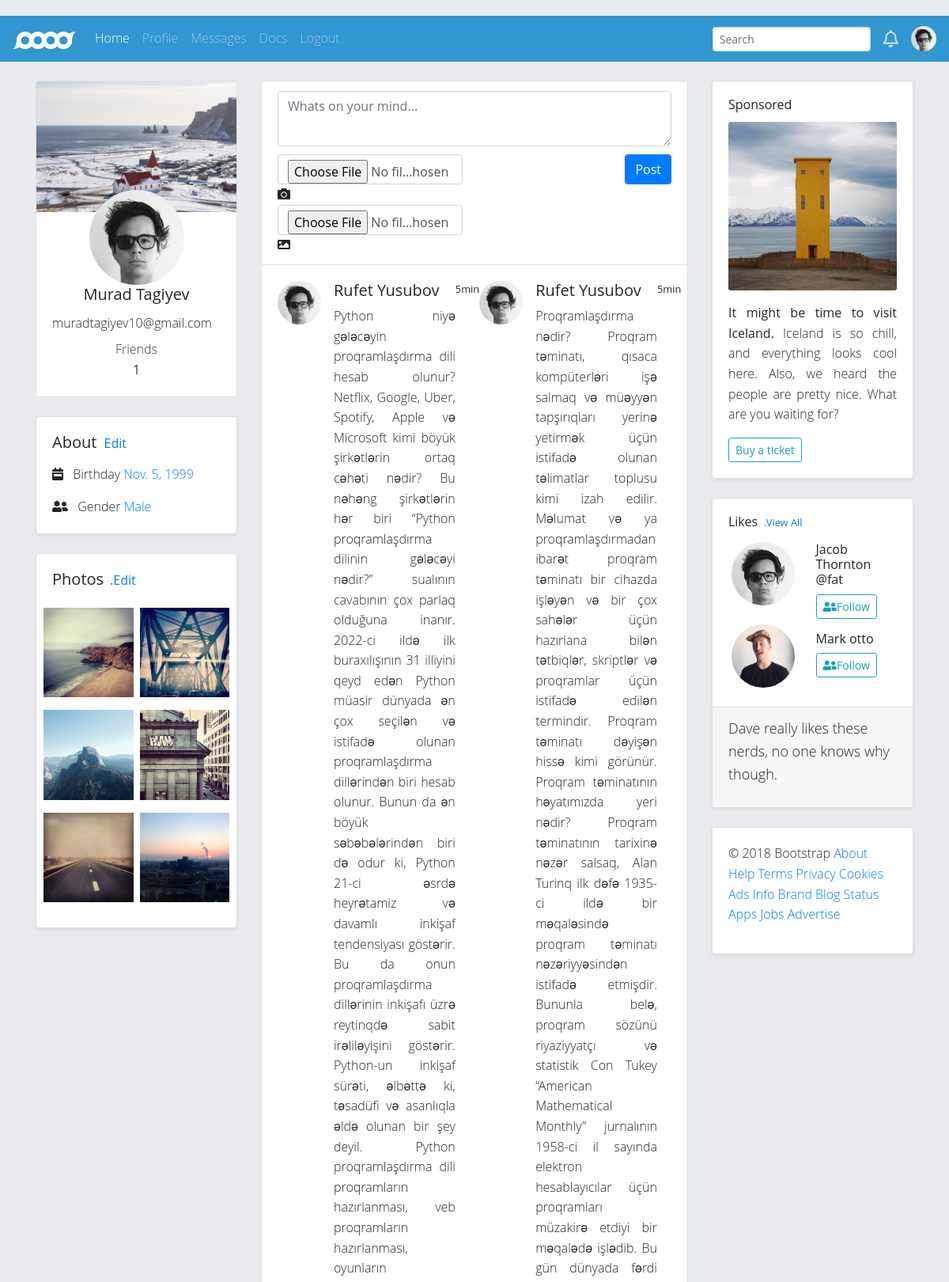
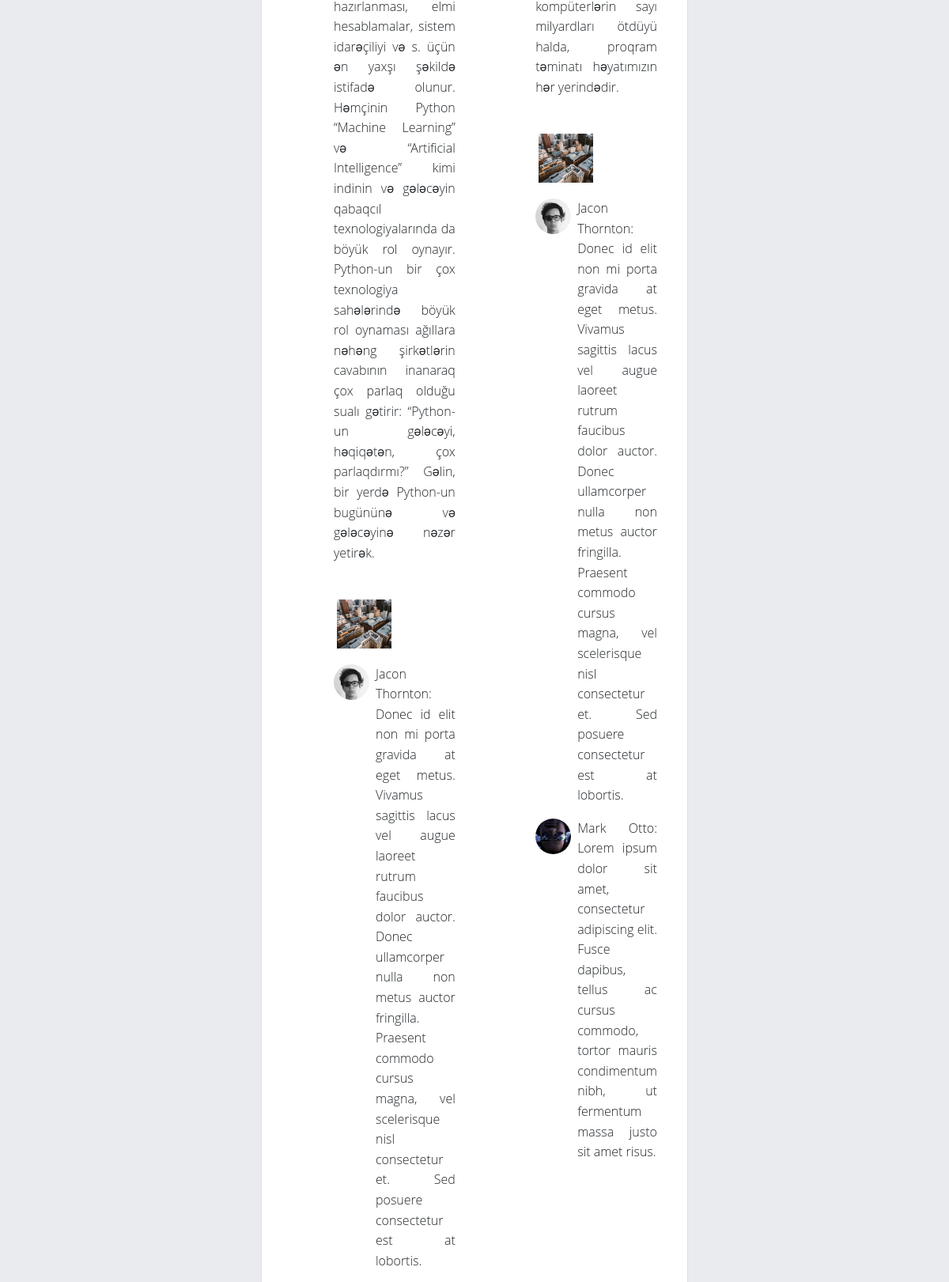
/devops/home/ (signed in, upper part), run on the app's committed database (2 pictures, top to bottom).
### account/models.py (models this page shows)
class AccountModel(AbstractUser):
    username = None
    email = models.EmailField(unique=True)
    avatar = models.ImageField(upload_to='avatars/',blank=True,null=True)
    birthday = models.DateField(blank=True,null=True)
    work_at = models.CharField(max_length=100,blank=True,null=True)
    live_in = models.CharField(max_length=100, blank=True,null=True)
    Gender_Choices = (
        ('Female' , 'Female'),
        ('Male','Male')
    )
    gender = models.CharField(max_length=20,blank=True,null=True,choices=Gender_Choices)
    friends = models.ManyToManyField("self",blank=True,null=True,related_name="user_friends")
    USERNAME_FIELD = 'email'
    REQUIRED_FIELDS = []
    class Meta:
        verbose_name = "Account"
        ordering = ["-id"]
    objects = UserManager()

### socialApp/models.py (models this page shows, shortened)
class PostModel(models.Model):
    user = models.ForeignKey(AccountModel,on_delete=models.CASCADE,related_name="user_posts")
    text = models.TextField(blank=True,null=True)
    image = models.ImageField(upload_to='posters/',blank=True,null=True)
    video = models.FileField(upload_to='videos/',blank=True,null=True)
    class Meta:
        verbose_name = "Post"

### socialApp/views.py (the view, shortened to what this page needs)
# urls.py: path('home/',views.HomeView.as_view(), name="home")
class HomeView(View):
    def get(self,request,*args,**kwargs):
        if request.user.is_authenticated:
            friends = request.user.friends.all()
            posts = PostModel.objects.filter(
                user__in = friends
            )
            context = {
                "posts" : posts,
                "friends": friends,
            }
        if request.user.is_authenticated:
            user_comments = CommentModel.objects.filter(
                user = request.user,
            )
            context["user_comments"] = user_comments
        return render(request,"home.html",context)

### templates/home.html (shortened to what this page needs)
{% extends 'base.html' %}
{% load static %}
{% block header %}
    <nav class="navbar navbar-expand-md navbar-dark mb-4" style="background-color:#3097D1">
        <a href="{% url 'home' %}" class="navbar-brand"><img src="{% static 'img/brand-white.png' %}" alt="logo" class="img-fluid" width="80px" height="100px"></a>
        <div class="collapse navbar-collapse" id="responsive">
            <ul class="navbar-nav mr-auto text-capitalize">
                <li class="nav-item"><a href="{% url 'home' %}" class="nav-link active">home</a></li>
                <li class="nav-item"><a href="profile.html" class="nav-link">profile</a></li>
                <li class="nav-item"><a href="#modalview" class="nav-link" data-toggle="modal">messages</a></li>
                <li class="nav-item"><a href="notification.html" class="nav-link">docs</a></li>
                <li class="nav-item"><a href="{% url 'logout' %}" class="nav-link">logout</a></li>
            </ul>
            <form action="" class="form-inline ml-auto d-none d-md-block">
                <input type="text" name="search" id="search" placeholder="Search" class="form-control form-control-sm">
            </form>
            <a href="notification.html" class="text-decoration-none" style="color:#CBE4F2;font-size:22px;"><i class="far fa-bell ml-3 d-none d-md-block"></i></a>
            <img src="{% static 'img/avatar-dhg.png' %}" alt="" class="rounded-circle ml-3 d-none d-md-block" width="32px" height="32px">
        </div>
    </nav>
{% endblock %}
{% block content %}
    <div class="container">
        <div class="row">
            <div class="col-12 col-lg-3">
                <div class="left-column">
                    <div class="card card-left1 mb-4" >
                        <img src="{% static 'img/photo-1455448972184-de647495d428.jpg' %}" alt="" class="card-img-top img-fluid">
                        <div class="card-body text-center ">
                            <img src="{% static 'img/avatar-dhg.png' %}" alt="img" width="120px" height="120px" class="rounded-circle mt-n5">
                            <h5 class="card-title">{{ request.user.first_name }} {{ request.user.last_name }}</h5>
                            <p class="card-text text-justify mb-2">{{ request.user.email }}</p>
                            <ul class="list-unstyled nav justify-content-center">
                               <a href="#" class="text-dark text-decoration-none"> <li class="nav-item">Friends <br> <strong>{{ friends | length }}</strong></li></a>
                            </ul>
                        </div>
                    </div>
                    <div class="card shadow-sm card-left2 mb-4">
                        <div class="card-body">
                                <h5 class="mb-3 card-title">About <small><a href="#" class="ml-1">Edit</a></small></h5>
                                <p class="card-text"> <i class="fas fa-calendar-week mr-2"></i> Birthday <a href="#" class="text-decoration-none">{{ request.user.birthday }}</a></p>
                                <p class="card-text"> <i class="fas fa-user-friends mr-2"></i> Gender <a href="#" class="text-decoration-none">{{ request.user.gender }}</a></p>
                        </div>
                    </div>
                    <div class="card shadow-sm card-left3 mb-4">
                        <div class="card-body">
                            <h5 class="card-title">Photos<small class="ml-2"><a href="#">.Edit </a></small></h5>
                            <div class="row">
                                <div class="col-6 p-1">
                                    <a href="{% static 'img/left1.jpg' %}" data-lightbox="id" ><img src="{% static 'img/left1.jpg' %}" alt="img" class="img-fluid my-2"></a>
                                    <a href="{% static 'img/left2.jpg' %}"data-lightbox="id"><img src="{% static 'img/left2.jpg' %}" alt="img" class="img-fluid my-2"></a>
                                    <a href="{% static 'img/left3.jpg' %}"data-lightbox="id"><img src="{% static 'img/left3.jpg' %}" alt="img" class="img-fluid my-2"></a>
                                </div>
                                <div class="col-6 p-1">
                                        <a href="{% static 'img/left4.jpg' %}"data-lightbox="id"><img src="{% static 'img/left4.jpg' %}" alt="img" class="img-fluid my-2"></a>
                                        <a href="{% static 'img/left5.jpg' %}"data-lightbox="id"><img src="{% static 'img/left5.jpg' %}" alt="img" class="img-fluid my-2"></a>
                                        <a href="{% static 'img/left6.jpg' %}"data-lightbox="id"><img src="{% static 'img/left6.jpg' %}" alt="img" class="img-fluid my-2"></a>
                                    </div>
                            </div>
                        </div>
                        </div>
                </div>
            </div>
            <div class="col-12 col-lg-6" >
                <div class="middle-column">
                    <div class="card" >
                        <div class="card-header bg-transparent">
                            <form role="form" class="post-to-timeline" method="POST">
                                <textarea name="text" class="form-control" style="height: 70px;margin-bottom:10px;" placeholder="Whats on your mind..."></textarea>
                                <div class="row">
                                <div class="col-sm-6">
                                    <input type="file" name="video" class="form-control" class="file-input"><i class="fa fa-camera"></i>
                                    <input type="file" name="image" class="form-control" class="file-input"><i class="fa fa-image"></i>
                                </div>
                                <div class="col-sm-6 text-right"><button type="submit" class="btn btn-primary">Post</button></div>
                                </div>
                            </form>
                        </div>
   <div class="card-body">
    <div class="media">
        {% for post in posts %}
        <img src="{% static 'img/avatar-dhg.png' %}" alt="img" width="55px" height="55px" class="rounded-circle mr-3">
        <div class="media-body">
            <h5>{{ post.user.first_name }} {{ post.user.last_name }}</h5>
            <p class="card-text text-justify">{{ post.text }}</p>
            <div class="row no-gutters mb-3">
                <div class="col-6 p-1 text-center">
                    <img src="img/aerial-view-architectural-design-buildings-2228123.jpg" alt="" class="img-fluid">
                </div>
            </div>
            <div class="media mb-3">
                    <img src="img/avatar-dhg.png" alt="img" width="45px" height="45px" class="rounded-circle mr-2">
                    <div class="media-body">
                            <p class="card-text text-justify">Jacon Thornton: Donec id elit non mi porta gravida at eget metus. Vivamus sagittis lacus vel augue laoreet rutrum faucibus dolor auctor. Donec ullamcorper nulla non metus auctor fringilla. Praesent commodo cursus magna, vel scelerisque nisl consectetur et. Sed posuere consectetur est at lobortis.</p>
                    </div>
            </div>
            <div class="media">
                    <img src="img/avatar-mdo.png" alt="img" width="45px" height="45px" class="rounded-circle mr-2">
                    <div class="media-body">
                            <p class="card-text text-justify">Mark Otto: Lorem ipsum dolor sit amet, consectetur adipiscing elit. Fusce dapibus, tellus ac cursus commodo, tortor mauris condimentum nibh, ut fermentum massa justo sit amet risus.</p>
                    </div>
            </div>
        </div>
        <small>5min</small>
    {% endfor %}
    </div>
   </div>
 </div>
 </div>
  </div>
  <br> <br> <br><br> <br> <br>
<div class="col-12 col-lg-3">
    <div class="right-column">
        <div class="card shadow-sm mb-4" >
            <div class="card-body">
                <h6 class="card-title">Sponsored</h6>
                <img src="img/right1.jpg" alt="card-img" class="card-img mb-3">
                <p class="card-text text-justify"> <span class="h6">It might be time to visit Iceland.</span> Iceland is so chill, and everything looks cool here. Also, we heard the people are pretty nice.  What are you waiting for?</p>
                <a href="#" class="btn btn-outline-info card-link btn-sm">Buy a ticket</a>
            </div>
        </div>
        <div class="card shadow-sm mb-4">
            <div class="card-body">
                    <h6 class="card-title ">Likes <a href="#" class="ml-1"><small>.View All</small> </a> </h6>
                    <div class="row no-gutters d-none d-lg-flex">
                        <div class="col-6 p-1">
                                <img src="img/avatar-dhg.png" alt="img" width="80px" height="80px" class="rounded-circle mb-4">
                                <img src="img/avatar-fat.jpg" alt="img" width="80px" height="80px" class="rounded-circle">
                        </div>
                        <div class="col-6 p-1 text-left">
                            <h6>Jacob Thornton @fat</h6>
                            <a href="#" class="btn btn-outline-info btn-sm mb-3"><i class="fas fa-user-friends"></i>Follow </a>
                            <h6>Mark otto</h6>
                            <a href="#" class="btn btn-outline-info  btn-sm"><i class="fas fa-user-friends"></i>Follow </a>
                        </div>
                    </div>
            </div>
            <div class="card-footer">
                <p class="lead" style="font-size:18px;">Dave really likes these nerds, no one knows why though.</p>
            </div>
        </div>
        <div class="card shadow-sm">
            <div class="card-body">
                <p>&copy; 2018 Bootstrap
                        <a href="#">About</a>
                        <a href="#">Help</a>
                        <a href="#">Terms</a>
                        <a href="#">Privacy</a>
                        <a href="#">Cookies</a>
                        <a href="#">Ads </a>
                        <a href="#">Info</a>
                        <a href="#">Brand</a>
                        <a href="#">Blog</a>
                        <a href="#">Status</a>
                        <a href="#">Apps</a>
                        <a href="#">Jobs</a>
                        <a href="#">Advertise</a>
                </p>
            </div>
        </div>
    </div>
            </div>
</div>
</body>
{% endblock %}

### templates/base.html (shortened to what this page needs)
<!DOCTYPE html>
<html lang="en">
    <head>
    {% load static %}
    <link rel="stylesheet" href="https://cdnjs.cloudflare.com/ajax/libs/twitter-bootstrap/4.3.1/css/bootstrap.min.css">
    <link rel="stylesheet" href="https://use.fontawesome.com/releases/v5.7.2/css/all.css">
    <link rel="stylesheet" href="{% static 'css/styles.css' %}">
    <link rel="stylesheet" href="{% static 'css/lightbox.min.css' %}">
    </head>
  <body>
    {% block header %} {% endblock %}
    {% block content %} {% endblock %}
  </body>
</html>

### static/css/styles.css (style rules this page uses)
* { box-sizing: border-box; }
body { background-color: #F5F8FA; font-family: "Open Sans", "Helvetica Neue", Helvetica, Arial, sans-serif; margin: 0; font-weight: 300; line-height: 1.6; color: #212529; text-align: left; }
body { margin-top:20px; background-color:#e9ebee; }

### data on the page
AccountModel: user.first_name "Murad", user.last_name "Tagiyev", user.email "muradtagiyev10@gmail.com", user.birthday "Nov. 5, 1999", user.gender "Male"
PostModel: user.first_name "Rufet", user.last_name "Yusubov", text "Python niyə gələcəyin proqramlaşdırma dili hesab olunur? Netflix, Google, Uber, Spotify, Apple və Microsoft kimi böyük şirkətlərin ortaq cəhəti nədir? Bu nəhəng şirkətlərin hər biri “Python proqramlaşdırma dilinin gələcəyi nədir?” sualının cavabının çox parlaq olduğuna inanır. 2022-ci ildə ilk buraxılışının 31 illiyini qeyd edən Python müasir dünyada ən çox seçilən və istifadə olunan proqramlaşdırma dillərindən biri hesab olunur. Bunun da ən böyük səbəbələrindən biri də odur ki, Python 21-ci əsrdə heyrətamiz və davamlı inkişaf tendensiyası göstərir. Bu da onun proqramlaşdırma dillərinin inkişafı üzrə reytinqdə sabit irəliləyişini göstərir. Python-un inkişaf sürəti, əlbəttə ki, təsadüfi və…"
PostModel: user.first_name "Rufet", user.last_name "Yusubov", text "Proqramlaşdırma nədir? Proqram təminatı, qısaca kompüterləri işə salmaq və müəyyən tapşırıqları yerinə yetirmək üçün istifadə olunan təlimatlar toplusu kimi izah edilir. Məlumat və ya proqramlaşdırmadan ibarət proqram təminatı bir cihazda işləyən və bir çox sahələr üçün hazırlana bilən tətbiqlər, skriptlər və proqramlar üçün istifadə edilən termindir. Proqram təminatı dəyişən hissə kimi görünür. Proqram təminatının həyatımızda yeri nədir? Proqram təminatının tarixinə nəzər salsaq, Alan Turinq ilk dəfə 1935-ci ildə bir məqaləsində proqram təminatı nəzəriyyəsindən istifadə etmişdir. Bununla belə, proqram sözünü riyaziyyatçı və statistik Con Tukey “American Mathematical Monthly” jurnalının…"

### other printed values
{{ friends | length }} "1"
